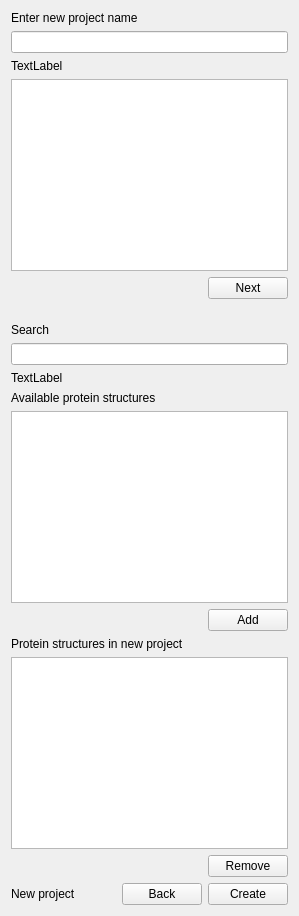
            <widget class="QWidget" name="use_page">
             <layout class="QVBoxLayout" name="verticalLayout_71">
              <item>
               <layout class="QVBoxLayout" name="verticalLayout_67">
                <item>
                 <widget class="QLabel" name="lbl_use_project_name">
                  <property name="text">
                   <string>Enter new project name</string>
                  </property>
                 </widget>
                </item>
                <item>
                 <widget class="QLineEdit" name="txt_use_project_name"/>
                </item>
                <item>
                 <widget class="QLabel" name="lbl_use_status_project_name">
                  <property name="text">
                   <string>TextLabel</string>
                  </property>
                 </widget>
                </item>
               </layout>
              </item>
              <item>
               <widget class="QListWidget" name="list_use_existing_projects"/>
              </item>
              <item>
               <layout class="QHBoxLayout" name="horizontalLayout_41">
                <item>
                 <spacer name="horizontalSpacer_31">
                  <property name="orientation">
                   <enum>Qt::Horizontal</enum>
                  </property>
                  <property name="sizeHint" stdset="0">
                   <size>
                    <width>40</width>
                    <height>20</height>
                   </size>
                  </property>
                 </spacer>
                </item>
                <item>
                 <widget class="QPushButton" name="btn_use_next">
                  <property name="text">
                   <string>Next</string>
                  </property>
                 </widget>
                </item>
               </layout>
              </item>
              <item>
               <spacer name="verticalSpacer_6">
                <property name="orientation">
                 <enum>Qt::Vertical</enum>
                </property>
                <property name="sizeType">
                 <enum>QSizePolicy::MinimumExpanding</enum>
                </property>
                <property name="sizeHint" stdset="0">
                 <size>
                  <width>20</width>
                  <height>18</height>
                 </size>
                </property>
               </spacer>
              </item>
              <item>
               <layout class="QVBoxLayout" name="verticalLayout_68">
                <item>
                 <widget class="QLabel" name="lbl_use_search">
                  <property name="text">
                   <string>Search</string>
                  </property>
                 </widget>
                </item>
                <item>
                 <widget class="QLineEdit" name="txt_use_search"/>
                </item>
                <item>
                 <widget class="QLabel" name="lbl_use_status_search">
                  <property name="text">
                   <string>TextLabel</string>
                  </property>
                 </widget>
                </item>
               </layout>
              </item>
              <item>
               <layout class="QVBoxLayout" name="verticalLayout_70">
                <item>
                 <widget class="QLabel" name="lbl_use_available_protein_structures">
                  <property name="text">
                   <string>Available protein structures</string>
                  </property>
                 </widget>
                </item>
                <item>
                 <widget class="QListWidget" name="list_use_available_protein_structures"/>
                </item>
                <item>
                 <layout class="QHBoxLayout" name="horizontalLayout_40">
                  <item>
                   <spacer name="horizontalSpacer_29">
                    <property name="orientation">
                     <enum>Qt::Horizontal</enum>
                    </property>
                    <property name="sizeHint" stdset="0">
                     <size>
                      <width>40</width>
                      <height>20</height>
                     </size>
                    </property>
                   </spacer>
                  </item>
                  <item>
                   <widget class="QPushButton" name="btn_use_add_available_protein_structures">
                    <property name="text">
                     <string>Add</string>
                    </property>
                   </widget>
                  </item>
                 </layout>
                </item>
               </layout>
              </item>
              <item>
               <layout class="QVBoxLayout" name="verticalLayout_69">
                <item>
                 <widget class="QLabel" name="lbl_use_selected_protein_structures">
                  <property name="text">
                   <string>Protein structures in new project</string>
                  </property>
                 </widget>
                </item>
                <item>
                 <widget class="QListWidget" name="list_use_selected_protein_structures"/>
                </item>
                <item>
                 <layout class="QHBoxLayout" name="horizontalLayout_39">
                  <item>
                   <spacer name="horizontalSpacer_28">
                    <property name="orientation">
                     <enum>Qt::Horizontal</enum>
                    </property>
                    <property name="sizeHint" stdset="0">
                     <size>
                      <width>40</width>
                      <height>20</height>
                     </size>
                    </property>
                   </spacer>
                  </item>
                  <item>
                   <widget class="QPushButton" name="btn_use_remove_selected_protein_structures">
                    <property name="text">
                     <string>Remove</string>
                    </property>
                   </widget>
                  </item>
                 </layout>
                </item>
               </layout>
              </item>
              <item>
               <layout class="QHBoxLayout" name="horizontalLayout_42">
                <item>
                 <widget class="QLabel" name="lbl_use_new_project">
                  <property name="text">
                   <string>New project</string>
                  </property>
                 </widget>
                </item>
                <item>
                 <spacer name="horizontalSpacer_30">
                  <property name="orientation">
                   <enum>Qt::Horizontal</enum>
                  </property>
                  <property name="sizeHint" stdset="0">
                   <size>
                    <width>40</width>
                    <height>20</height>
                   </size>
                  </property>
                 </spacer>
                </item>
                <item>
                 <widget class="QPushButton" name="btn_use_back">
                  <property name="text">
                   <string>Back</string>
                  </property>
                 </widget>
                </item>
                <item>
                 <widget class="QPushButton" name="btn_use_create_new_project">
                  <property name="text">
                   <string>Create</string>
                  </property>
                 </widget>
                </item>
               </layout>
              </item>
             </layout>
            </widget>
